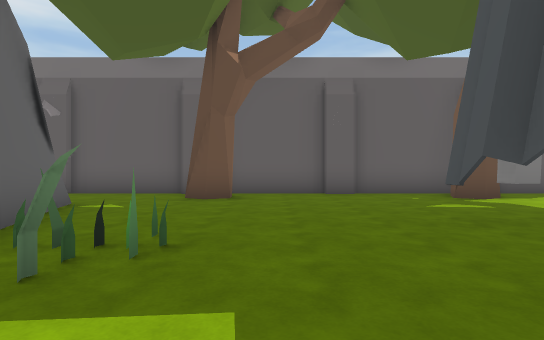
view 1 (above)

17 first-person views from a walk through a Unity game level. The camera is 1.2 m above the floor, looks level and sees 80° across. Doors are open. The floor is counted in squares, 2 m on a side. Each view is taken from the middle of a square. On the plan, view 1 faces up. The plan holds only what a view shows up to about 10 squares ahead; the rest is blank. The place goes on beyond the plan. The player character is not drawn. Some animated figures are not drawn. Some surface patterns are stand-ins.

view 2
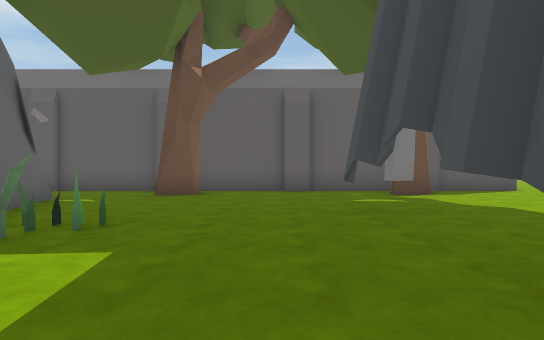

view 3
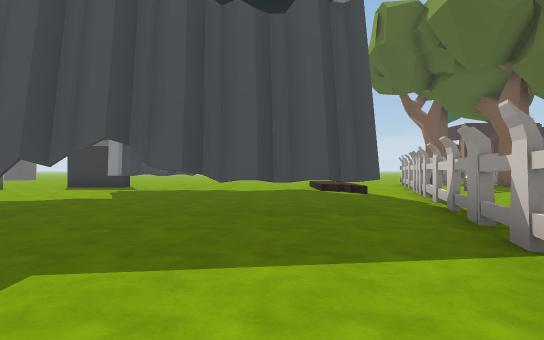

view 4
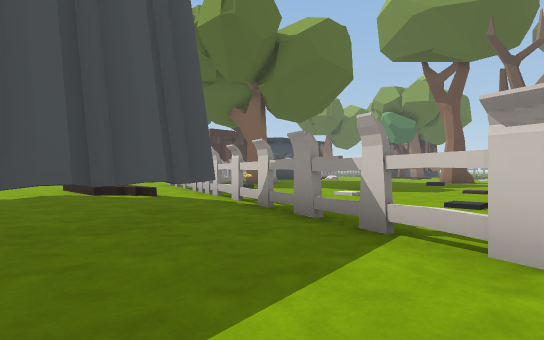

view 5
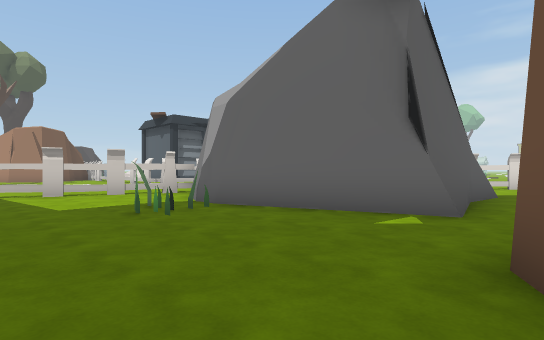

view 6
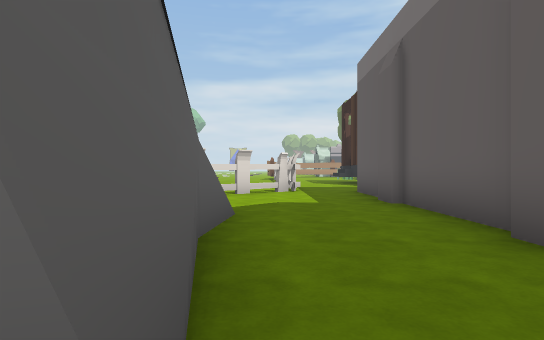

view 7
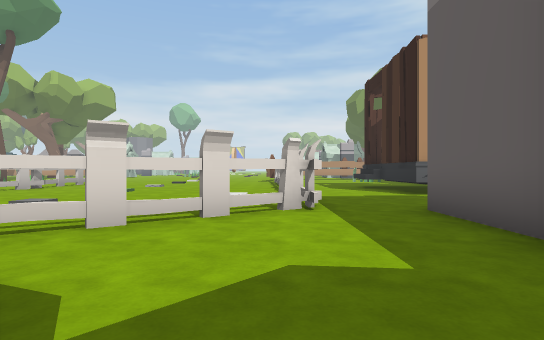

view 8
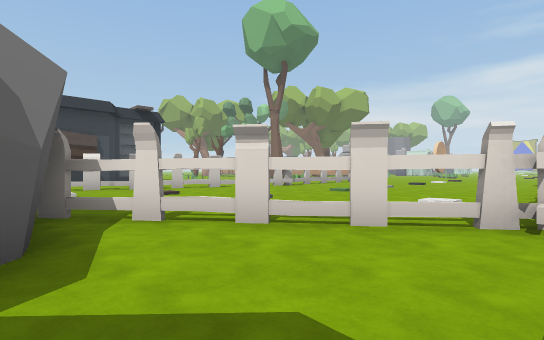

view 9
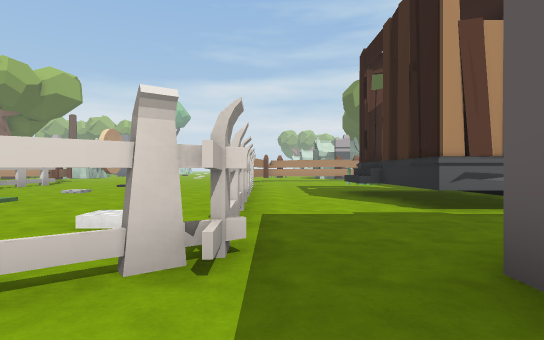

view 10
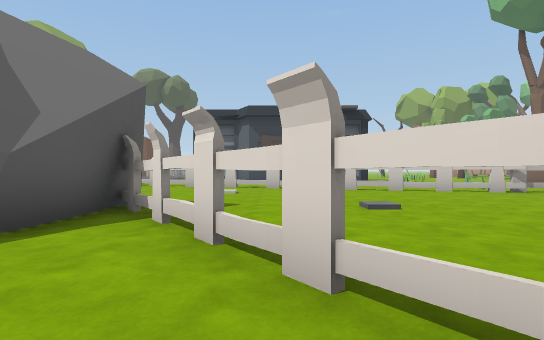

view 11
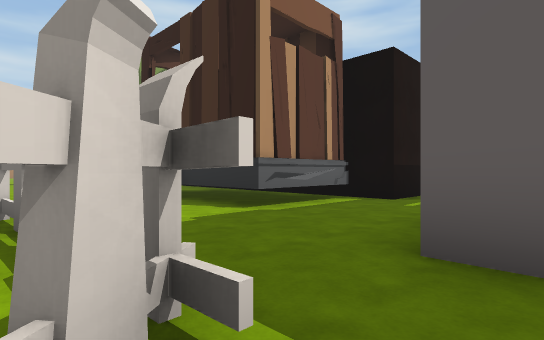

view 12
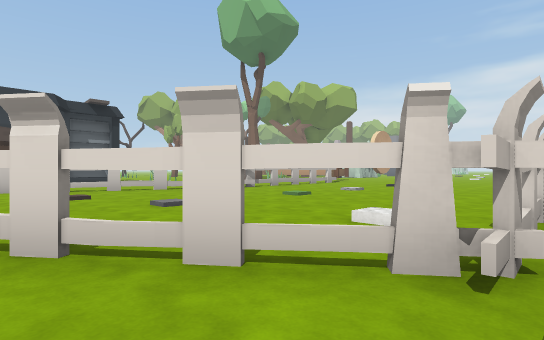

view 13
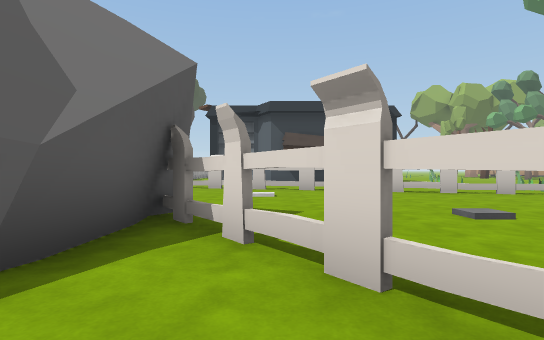

view 14
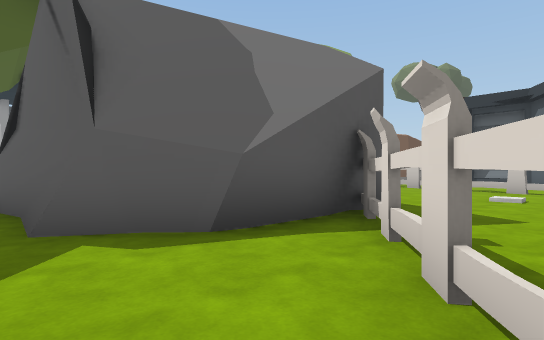

view 15
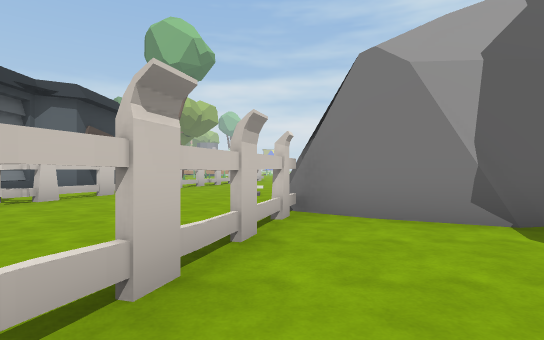

view 16
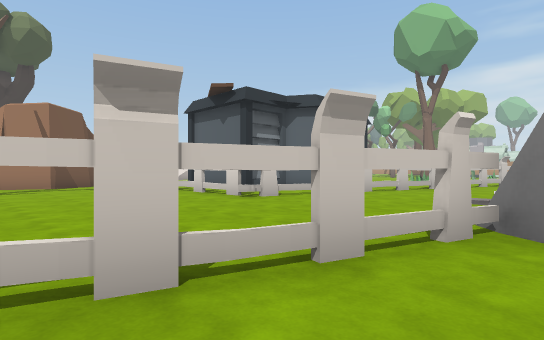

view 17
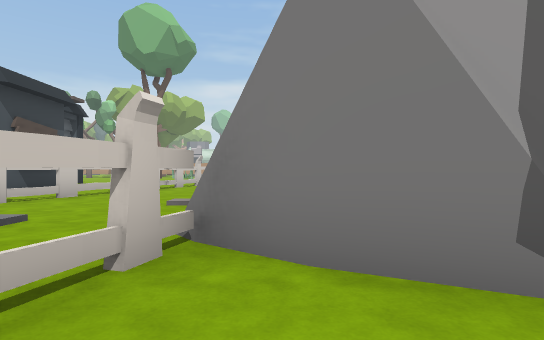

### Floor plan
Key: @ floor where view 1 was taken; # wall or solid block; x gap in a wall; . floor; = window, fence, low wall or low ledge; ^ raised ledge; T thing the floor can be seen under or through; R tree; B grey block; O other object.
Columns run from 21 left of view 1 to 6 right of it. Each row starts with its distance up from view 1.
 14        #
 13       ##
 12     ###..
 11       #..
 10  .# x##..
  9  ..^.....
  8  ........TTT################
  7  ......TTT.........##....##.
  6  xxx#xx .T..................
  5 .......OO T...####..........
  4 ..........TT.##  ##....##...
  3   .........TT#    #OO..x....
  2   OO.O..BB..TT    #.O..x....
  1   ..........T    ##....#....
  0   .......O.... ###...@..T...
 -1    ......O.O...###x#....T...
 -2    ####  ..O..O.... x###....
 -3     O.###x= ....BB.... #x##.
 -4     O.... TTTT .......    #x
 -5           ...TTT... .OO....
 -6              ...#x  . ..OO.
 -7                .#. .. ....
 -8           ##   .x  .. O.
 -9             ##  x  .. O.
-10                   ...RR.
-11                   ...
-12                    R.
-13                    RR

Where each view was taken, in squares from view 1:
view 1: 0 up, 0 right, facing up
view 2: 1 down, 1 right, facing up
view 3: 0 up, 2 left, facing right
view 4: 1 up, 1 left, facing down-right
view 5: 7 up, 1 right, facing down-left
view 6: 6 up, 3 left, facing left
view 7: 6 up, 7 left, facing left
view 8: 7 up, 8 left, facing down-left
view 9: 7 up, 10 left, facing left
view 10: 7 up, 11 left, facing down
view 11: 6 up, 11 left, facing up-left
view 12: 7 up, 10 left, facing down-left
view 13: 6 up, 10 left, facing down
view 14: 6 up, 11 left, facing down-right
view 15: 1 down, 1 right, facing left
view 16: 0 up, 0 right, facing down-left
view 17: 0 up, 1 left, facing left
